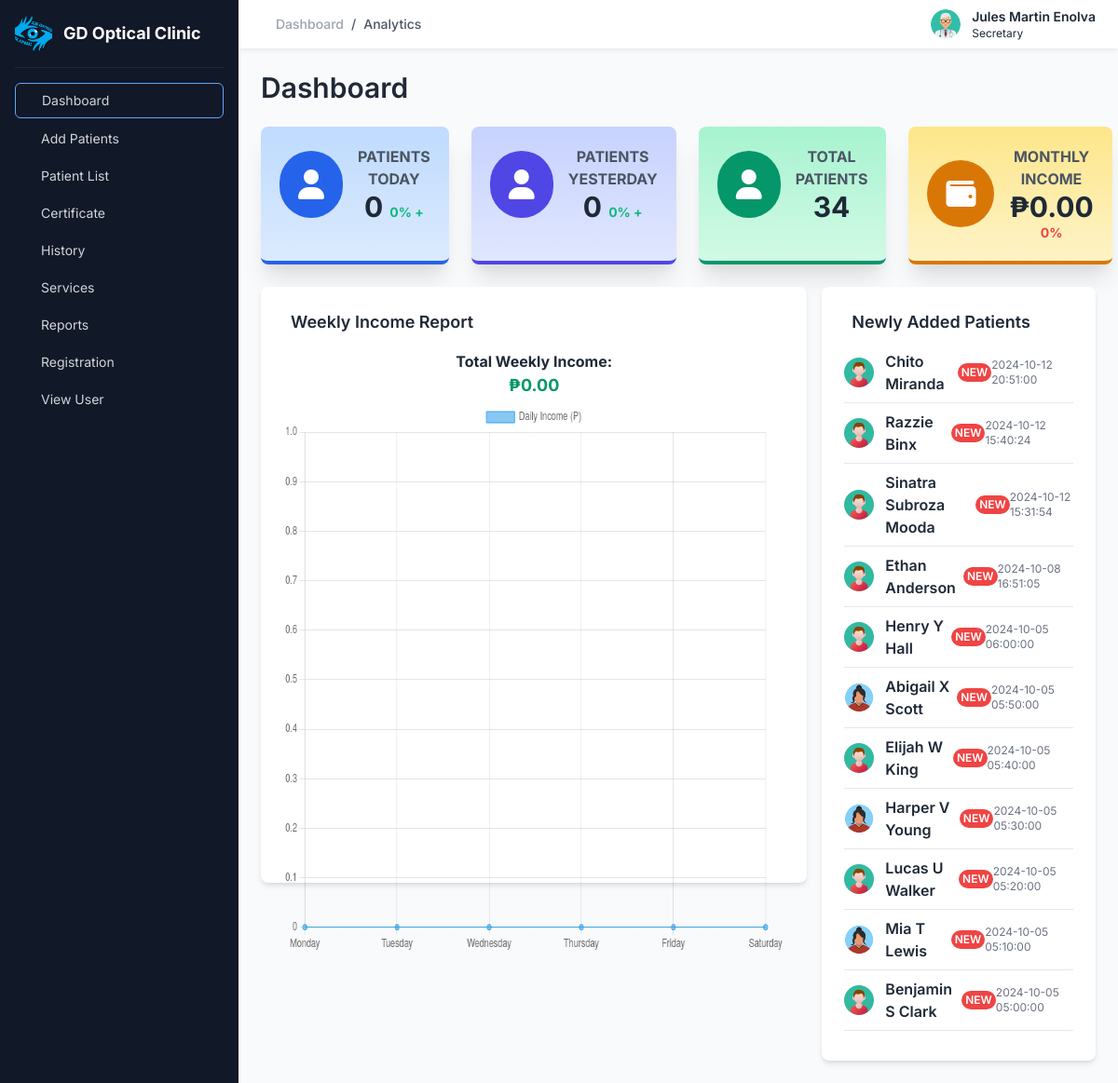
The app's page /pages/doctor_dashboard.php (signed in), older data.
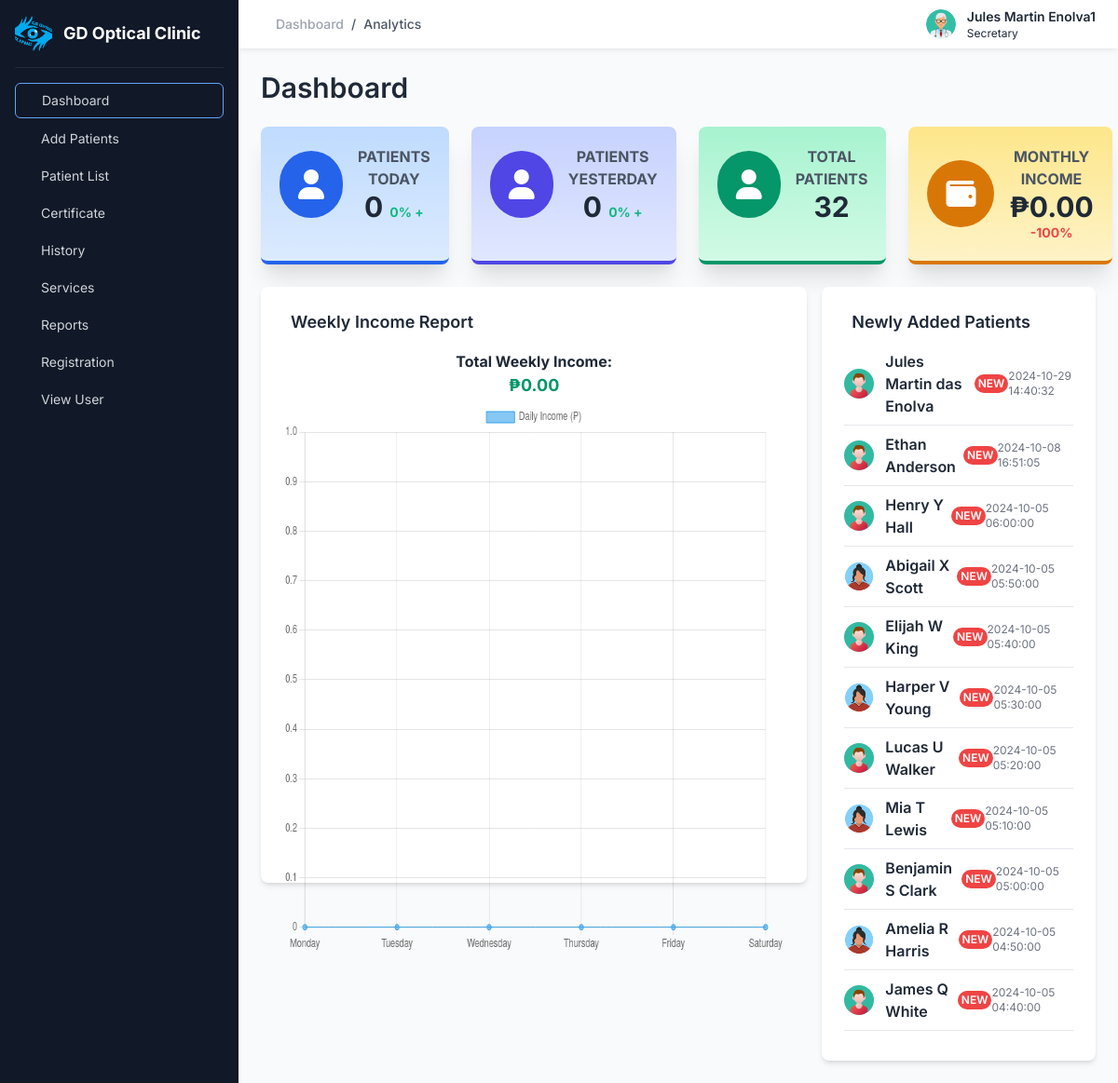
The same page, newer data.
### tables this page shows
CREATE TABLE `accounts` (
  `accounts_id` int(11) NOT NULL,
  `username` varchar(50) NOT NULL,
  `password` varchar(255) NOT NULL,
  `fullname` varchar(100) NOT NULL,
  `gender` enum('male','female','other') NOT NULL,
  `birthdate` date NOT NULL,
  `address` varchar(255) NOT NULL,
  `contact_number` varchar(20) NOT NULL,
  `account_type` enum('doctor','secretary') NOT NULL DEFAULT 'secretary',
  `license_no` varchar(255) NOT NULL,
  `ptr_no` varchar(255) NOT NULL
);

CREATE TABLE `patients` (
  `patients_id` int(6) NOT NULL,
  `first_name` varchar(255) NOT NULL,
  `last_name` varchar(255) NOT NULL,
  `middle_name` varchar(255) DEFAULT NULL,
  `address` varchar(255) NOT NULL,
  `medication_history` text DEFAULT NULL,
  `date_of_birth` date NOT NULL,
  `gender` varchar(10) NOT NULL,
  `contact_no` varchar(15) NOT NULL,
  `date_added` timestamp NOT NULL DEFAULT current_timestamp() ON UPDATE current_timestamp(),
  `medical_history` text NOT NULL,
  `previous_eye_conditions` text NOT NULL,
  `additional_notes` text NOT NULL,
  `allergies` varchar(255) NOT NULL,
  `allergy_specify` varchar(255) NOT NULL,
  `eye_conditions` varchar(255) NOT NULL,
  `eye_conditions_specify` varchar(255) NOT NULL
);

### pages/doctor_dashboard.php (the view, shortened to what the changed rows need)
<?php
$servername = "localhost";
$username = "root";
$password = "";
$dbname = "gdoptical_db";
$conn = new mysqli($servername, $username, $password, $dbname);
$result = $conn->query("SELECT COUNT(*) as count FROM patients");
$total_patients = $result ? $result->fetch_assoc()['count'] : 0;
$query = "SELECT SUM(price) as total_monthly_income
          FROM services
          WHERE MONTH(date_added) = MONTH(CURDATE())";
$result = $conn->query($query);
$total_monthly_income = $result ? $result->fetch_assoc()['total_monthly_income'] : 0;
$query = "SELECT SUM(price) as total_last_month_income
          FROM services
          WHERE MONTH(date_added) = MONTH(CURDATE()) - 1";
$result = $conn->query($query);
$last_month_income = $result ? $result->fetch_assoc()['total_last_month_income'] : 0;
$monthly_income_percentage = 0;
if ($last_month_income > 0) {
    $monthly_income_percentage = (($total_monthly_income - $last_month_income) / $last_month_income) * 100;
} else if ($total_monthly_income > 0) {
    $monthly_income_percentage = 100;
}
$monthly_income_percentage_display = $monthly_income_percentage > 0 ? '+' . round($monthly_income_percentage, 2) . '%' : round($monthly_income_percentage, 2) . '%';
include 'db.php';
$user_fullname = '';
$user_role = '';
if (isset($_SESSION['username'])) {
    $username = $_SESSION['username'];
    $sql = "SELECT fullname, account_type FROM accounts WHERE username='$username'";
    $result = $conn->query($sql);
    if ($result->num_rows == 1) {
        $row = $result->fetch_assoc();
        $user_fullname = $row['fullname'];
        $user_role = $row['account_type'];
    }
} else {
    header("Location: login.php");
    exit();
}
$sql = "SELECT first_name, middle_name, last_name, gender, date_added FROM patients ORDER BY date_added DESC LIMIT 11";
$result = $conn->query($sql);
$newly_added_patients = [];
if ($result && $result->num_rows > 0) {
    while ($row = $result->fetch_assoc()) {
        $newly_added_patients[] = [
            'name' => $row['first_name'] . ' ' . $row['middle_name'] . ' ' . $row['last_name'],
            'gender' => $row['gender'],
            'date_added' => $row['date_added']
        ];
    }
} else {
    echo "Error retrieving recent patients: " . $conn->error;
}
$weekly_income = array_fill_keys(['Monday', 'Tuesday', 'Wednesday', 'Thursday', 'Friday', 'Saturday'], 0);
?>
<head>
    <link rel="stylesheet" href="https://use.fontawesome.com/releases/v5.3.1/css/all.css">
    <link href="https://unpkg.com/tailwindcss/dist/tailwind.min.css" rel="stylesheet">
    <link href="https://afeld.github.io/emoji-css/emoji.css" rel="stylesheet">
    <link rel="stylesheet" href="https://unpkg.com/tailwindcss@2.2.19/dist/tailwind.min.css"/>
</head>
<main class="w-full md:w-[calc(100%-256px)] md:ml-64 bg-gray-50 min-h-screen transition-all main">
    <div class="py-2 px-6 bg-white flex items-center shadow-md shadow-black/5 sticky top-0 left-0 z-30">
        <div class="ml-auto flex items-center">
            <div class="user-details ml-3">
                <span class="name text-sm font-semibold text-grey-900 block"><?php echo $user_fullname; ?></span>
                <span class="role text-xs text-grey-500"><?php echo ucwords($user_role); ?></span>
            </div>
        </div>
    </div>
    <div class="p-6">
        <div class="flex items-center justify-between mb-6">
            <h1 class="text-3xl font-semibold text-gray-800">Dashboard</h1>
        </div>
        <div class="flex gap-6 mb-6">
            <div class="bg-gradient-to-b from-green-200 to-green-100 border-b-4 border-green-600 rounded-lg shadow-xl p-5 flex flex-col justify-between w-1/4">
                <div class="flex flex-row items-center">
                    <div class="flex-1 text-right md:text-center">
                        <h5 class="font-bold uppercase text-gray-600">Total Patients</h5>
                        <h3 class="font-bold text-3xl">
                            <?php echo $total_patients; ?>
                        </h3>
                    </div>
                </div>
            </div>
            <div class="bg-gradient-to-b from-yellow-200 to-yellow-100 border-b-4 border-yellow-600 rounded-lg shadow-xl p-5 flex flex-col justify-between w-1/4">
                <div class="flex flex-row items-center">
                    <div class="flex-1 text-right md:text-center">
                        <h3 class="font-bold text-3xl">
                            ₱<?php echo number_format($total_monthly_income, 2); ?>
                            <span class="text-sm
                                <?php echo ($monthly_income_percentage > 0) ? 'text-green-500' : 'text-red-500'; ?> font-bold">
                                <?php echo $monthly_income_percentage_display; ?>
                            </span>
                        </h3>
                    </div>
                </div>
            </div>
        </div>
        <div class="flex gap-x-4 mt-6 w-full">
    <div class="bg-white p-6 rounded-lg shadow-md w-2/3" style="height: 40rem;">
        <h2 class="text-lg font-semibold mb-4">
            <i class="ri-money-dollar-circle-line mr-2"></i> Weekly Income Report
        </h2>
    </div>
    <div class="bg-white p-6 rounded-lg shadow-md w-1/3 h-2/3">
        <h2 class="text-lg font-semibold mb-4">
            <i class="ri-user-add-fill mr-2"></i> Newly Added Patients
        </h2>
        <ul>
            <?php foreach ($newly_added_patients as $patient): ?>
                <li class="flex items-center mb-2 border-b border-gray-200 pb-2">
                    <img src="../images/<?php echo (strtolower($patient['gender']) === 'male' ? 'male_patient.png' : 'female_patient.png'); ?>"
                         alt="Patient Photo"
                         class="w-8 h-8 rounded-full mr-3">
                    <div class="flex items-center justify-between flex-grow">
                        <div class="flex items-center">
                            <p class="font-semibold"><?php echo htmlspecialchars($patient['name']); ?></p>
                            <span class="bg-red-500 text-white text-xs font-semibold rounded-full px-1 py-0.5 ml-2">NEW</span>
                        </div>
                        <p class="text-xs text-gray-500"><?php echo htmlspecialchars($patient['date_added']); ?></p>
                    </div>
                </li>
            <?php endforeach; ?>
        </ul>
    </div>
</div>
</main>
<script>
    // Pass the PHP array data to JavaScript
    const weeklyIncomeData = <?php echo json_encode(array_values($weekly_income)); ?>;
    const ctx = document.getElementById('weeklyIncomeChart').getContext('2d');
    new Chart(ctx, {
        type: 'line',
        data: {
            labels: ['Monday', 'Tuesday', 'Wednesday', 'Thursday', 'Friday', 'Saturday'], // Daily labels
            datasets: [{
                label: 'Daily Income (₱)',
                data: weeklyIncomeData, // Daily income data
                backgroundColor: 'rgba(54, 162, 235, 0.6)', // Light fill color for the area under the line
                borderColor: 'rgba(54, 162, 235, 1)', // Border color for the line
                borderWidth: 1,
                fill: true, // Fill the area under the line
                lineTension: 0.4
            }]
        },
        options: {
            scales: {
                y: {
                    beginAtZero: true // Start the y-axis from zero
                }
            },
            responsive: true // Ensure the chart is responsive
        }
    });
</script>
    <?php include('doctor_homepage.php'); ?>

Row changes from the older to the newer data that the page shows:
removed patients: name "Chito Miranda", date_added "2024-10-12 20:51:00"
removed patients: name "Razzie Binx", date_added "2024-10-12 15:40:24"
changed accounts "Secretary": fullname "Jules Martin Enolva" → "Jules Martin Enolva1"
changed patients (number 1 of 11 on the later page): name "Sinatra Subroza Mooda" → "Jules Martin das Enolva"; date_added "2024-10-12 15:31:54" → "2024-10-29 14:40:32"
now on this page (row edited): patients: name "Amelia R Harris", date_added "2024-10-05 04:50:00"
now on this page (row edited): patients: name "James Q White", date_added "2024-10-05 04:40:00"
Text that changed along with them:
$total_patients: "34" → "32"
$monthly_income_percentage_display: "0%" → "-100%"
